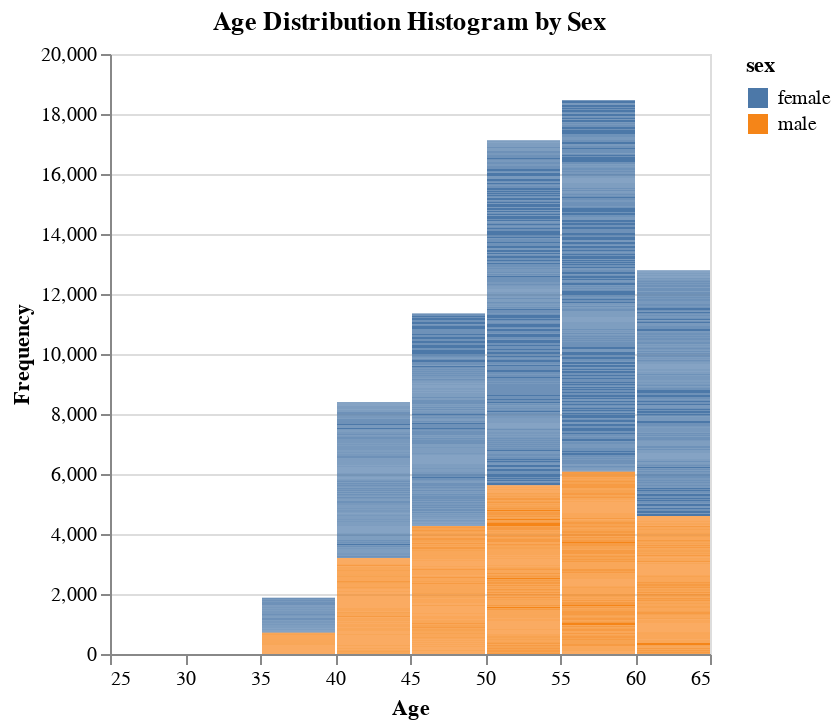

Write notebook code for a chart like this one.
### Code cell
# Calculate age frequencies by sex
age_counts = df.groupby(['sex', 'age_in_years']).size().reset_index(name='agefrequency')

# Create a histogram using Altair
chart = alt.Chart(age_counts).mark_bar().encode(
    x=alt.X('age_in_years', bin=True, title='Age'),
    y=alt.Y('agefrequency', title='Frequency'),
    color='sex',
    tooltip=['age_in_years', 'agefrequency', 'sex']
).properties(
    title='Age Distribution Histogram by Sex'
).interactive()

# Save the chart
chart.save('distribution_of_age_by_sex.json')

# Display the chart
chart.show()

### Figure 1 — Vega-Lite specification as saved in the notebook (floating-point values rounded to 4 significant figures; data arrays with more than 128 entries replaced by an {"elided": "..."} marker saying what was removed)
{"config": {"view": {"continuousWidth": 300, "continuousHeight": 300}}, "data": {"name": "data-5d0432be924c2301cadedac9173d8b59"}, "mark": {"type": "bar"}, "encoding": {"color": {"field": "sex", "type": "nominal"}, "tooltip": [{"field": "age_in_years", "type": "quantitative"}, {"field": "agefrequency", "type": "quantitative"}, {"field": "sex", "type": "nominal"}], "x": {"bin": true, "field": "age_in_years", "title": "Age", "type": "quantitative"}, "y": {"field": "agefrequency", "title": "Frequency", "type": "quantitative"}}, "params": [{"name": "param_4", "select": {"type": "interval", "encodings": ["x", "y"]}, "bind": "scales"}], "title": "Age Distribution Histogram by Sex", "$schema": "https://vega.github.io/schema/vega-lite/v5.20.1.json", "datasets": {"data-5d0432be924c2301cadedac9173d8b59": {"elided": "4599 records"}}}
